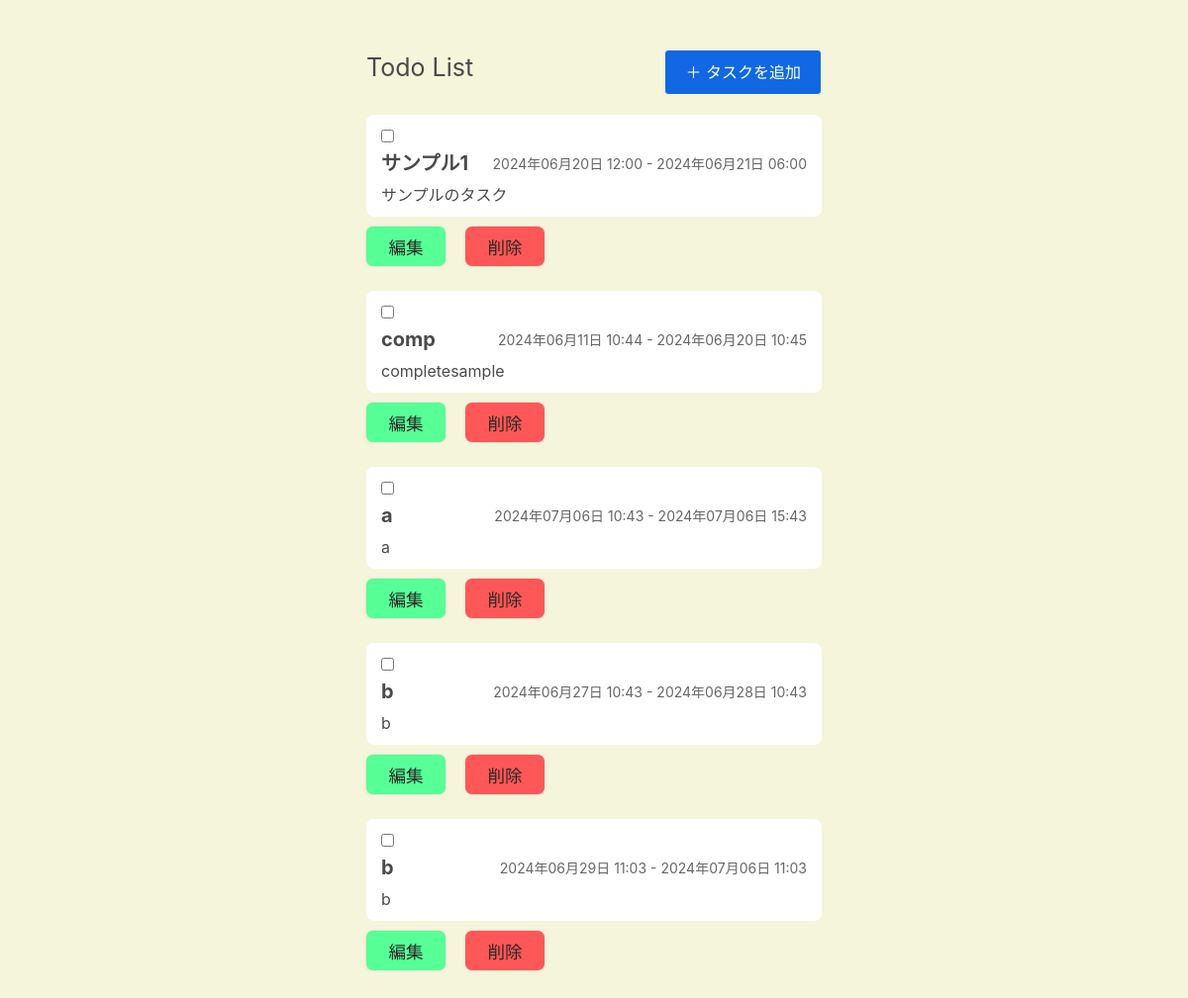
The page / on the database its author committed.
### mytodo/models.py (models this page shows, shortened)
class Task(models.Model):
    class Meta:
        db_table = "tasks"
    title = models.CharField(verbose_name="タスク名", max_length=255)
    description = models.TextField(verbose_name="詳細", null=True, blank=True)
    complete = models.IntegerField(verbose_name="完了フラグ",default=0)
    start_date = models.DateTimeField(verbose_name="開始日", null=True,blank=True)
    end_date = models.DateTimeField(verbose_name="終了日", null=True,blank=True)

### mytodo/views.py (the view)
# urls.py: path("", IndexView.as_view(), name="index"),
class IndexView(View):
    def get(self, request):
        todo_list = Task.objects.all()
        context = {
            "todo_list": todo_list
        }
        return render(request, "mytodo/index.html", context)

### templates/mytodo/index.html (shortened to what this page needs)
{% extends "base.html" %}
{% block contents %}
<div class="index">
    <div class="flex_header">
        <h1 class="in_h1">Todo List</h1>
        <a href="{% url 'add' %}">＋ タスクを追加</a>
    </div>
    <ul>
        {% for task in todo_list %}
        <li class="{% if task.complete %} complete {% endif %}">
            <form action="{% url 'Update_task_complete' %}" method='post'>
                <input type="checkbox" onchange="this.form.submit()" {% if task.complete %} checked {% endif %}>
                <div class="task-header">
                    <span class="task-title">{{ task.title }}</span>
                    <span class="task-date">{{ task.start_date|date:"Y年m月d日 H:i"}} - {{ task.end_date|date:"Y年m月d日 H:i"}}</span>
                </div>
                <span class="task-description">{{ task.description }}</span>
            </form>
        </li>
        <div class="btns">
            <div class="btn_1">
                <button onclick="location.href='{% url 'taskupdate' task.id %}'">編集</button>
            </div>
            <div class="btn_2">
                <button type="button" class="delete-modal-button" data-task-id="{{ task.id }}">削除</button>
            </div>
        </div>
        {% endfor %}
    </ul>
</div>
{% endblock %}

### templates/base.html (shortened to what this page needs)
{% load static %}
<!DOCTYPE html>
<html lang="en">
<head>
    <link rel="stylesheet" href="{% static 'css/style.css' %}">
    <link rel="stylesheet" href="https://cdnjs.cloudflare.com/ajax/libs/bulma/0.7.2/css/bulma.min.css">
</head>
<body>
    <div class="container">
    {% block contents %}
    {% endblock %}
    </div>
</body>
</html>

### static/css/style.css (style rules this page uses)
* { margin:0; padding: 0; }
body { background-color: beige; background-size: cover; background-attachment: fixed; color: rgb(68, 68, 68); }
.container { padding: 50px 250px; }
.flex_header { display: flex; justify-content: space-between; }
.container h1 { font-size: 25px; margin-bottom: 20px; }
.index a { display: inline-block; margin-bottom: 20px; padding: 10px 20px; background-color: rgb(17, 104, 226); border: solid 1px beige; color: #fff; text-decoration: none; border-radius: 4px; }
.index ul { list-style-type: none; }
.index li { background-color: #FFF; padding: 10px 15px; border-radius: 8px; box-shadow: #00000010; }
.task-header { display: flex; justify-content: space-between; align-items: center; margin-bottom: 5px; }
.task-title { font-weight: bold; font-size: 20px; }
.task-date { font-size: 14px; color: #666; }
.task-description { font-size: 16px; }
.index .btns { margin-top: 10px; margin-bottom: 25px; display: flex; }
.index .btn_1 button { padding: 5px; margin-right: 20px; font-size: 1.1rem; width: 80px; height: 40px; background-color: rgb(87, 255, 151); color: #292828; border: none; box-shadow:0 0 2px #6666665f ; border-radius: 7px; transition: 0.4s; cursor: pointer; }
.index .btn_2 button { padding: 5px; font-size: 1.1rem; width: 80px; height: 40px; background-color: rgb(255, 87, 87); color: #292828; border: none; box-shadow:0 0 2px #6666665f ; border-radius: 7px; transition: 0.4s; cursor: pointer; }

### rows shown on the page
Task: title "サンプル1", start_date "2024年06月20日 12:00", end_date "2024年06月21日 06:00", description "サンプルのタスク"
Task: title "comp", start_date "2024年06月11日 10:44", end_date "2024年06月20日 10:45", description "completesample"
Task: title "a", start_date "2024年07月06日 10:43", end_date "2024年07月06日 15:43", description "a"
Task: title "b", start_date "2024年06月27日 10:43", end_date "2024年06月28日 10:43", description "b"
Task: title "b", start_date "2024年06月29日 11:03", end_date "2024年07月06日 11:03", description "b"
